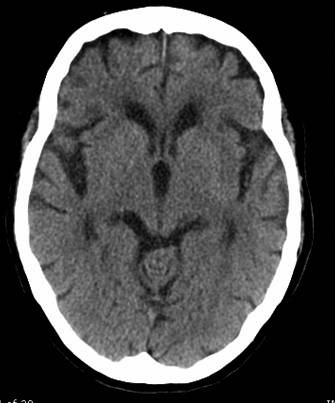
%> input picture b242/ZSL/LAB/01/ct_brain.jpg, 335 x 403 px
$ octave lab01.m   (GNU Octave 9; MATLAB toolbox functions it lacks are replaced by stand-ins)
%> lines starting %> are read from the running program, lines starting %| are printed output that depends on the picture; in (x1, y1, x2, y2) boxes, pixels count from 0 and x2, y2 are one past the last pixel; in counts of white or black regions, pixels touching at a corner belong together; the program's own positions count from 1
### b242/ZSL/LAB/01/res/my_ttest2.m
function [h, p] = my_ttest2(x1, x2, alpha)
    n1 = length(x1);
    n2 = length(x2);

    s1 = std(x1);
    s2 = std(x2);

    sp = sqrt(((n1 - 1) * s1^2 + (n2 - 1) * s2^2) / (n1 + n2 - 2));

    mu1 = mean(x1);
    mu2 = mean(x2);

    t = (mu1 - mu2) / (sp * sqrt(1/n1 + 1/n2));

    df = n1 + n2 - 2;

    p = 2*(min([cdf('T',t,df), 1-cdf('T',t,df)]));

    h = double(p < alpha);

### b242/ZSL/LAB/01/lab01.m
%% 1 Introduction to Matlab

img = imread("ct_brain.jpg");
%> img is the input picture: size 403x335 uint8; min 0, max 255, mean 76.7
figure
histogram(img)
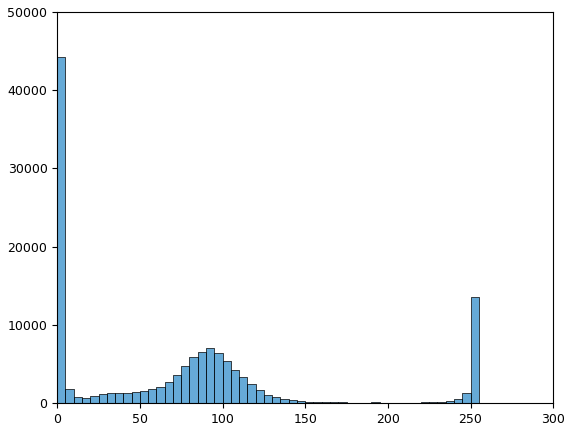
%> figure redrawn from the program's plot data; tallest bar 44197 high, from x = 0 to 5

im_skull = ones(size(img)) * 255;
im_skull(img < 200) = 0;
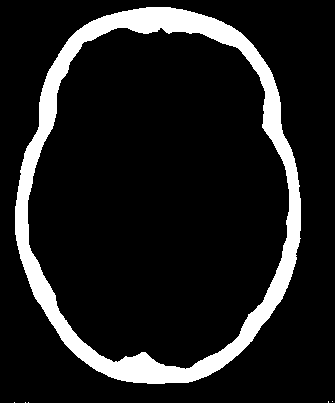
%> im_skull: size 403x335 double; 12.1% white; 6 white regions (5 under 20 px), largest, box (x1, y1, x2, y2) and area: (15, 7, 301, 384) 16310
figure
imshow(im_skull);

im_brain = ones(size(img)) * 255;
im_brain(img < 50) = 0;
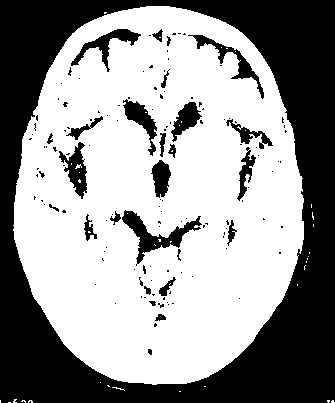
%> im_brain: size 403x335 double; 59.2% white; 137 black regions (110 under 20 px), largest, box (x1, y1, x2, y2) and area: (0, 0, 335, 403) 47563, (122, 210, 202, 266) 1206, (71, 29, 141, 72) 757
im_brain(img > 200) = 0;
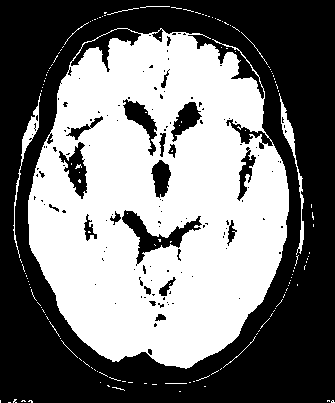
%> im_brain: size 403x335 double; 47.2% white; 144 white regions (135 under 20 px), largest, box (x1, y1, x2, y2) and area: (28, 28, 289, 369) 61881, (279, 93, 304, 255) 589, (13, 93, 41, 258) 511
figure
imshow(im_brain)

gaussfilt = fspecial('gaussian',15,5);
im_filt = conv2(gaussfilt,img);
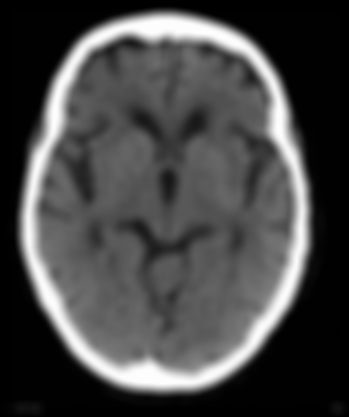
%> im_filt: size 417x349 double; min 0.00119, max 253.8, mean 71.1
figure
histogram(im_filt)
%> figure, not shown here; tallest bar 48291 high, from x = 0 to 5

im_brain = ones(size(im_filt)) * 255;
im_brain(im_filt < 20) = 0;
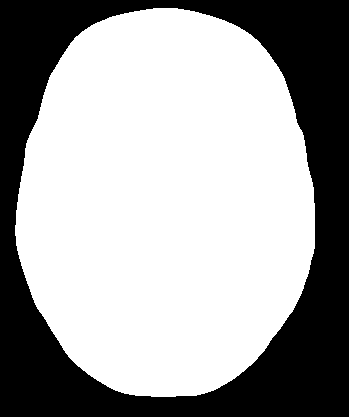
%> im_brain: size 417x349 double; 63.8% white; 1 black region, box (x1, y1, x2, y2) and area: (0, 0, 349, 417) 52680
im_brain(im_filt > 120) = 0;
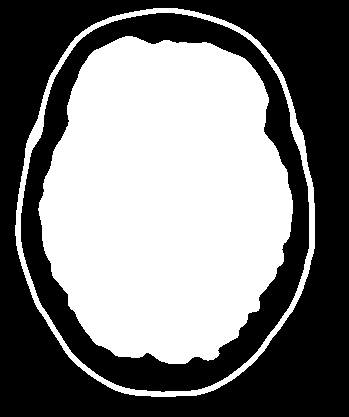
%> im_brain: size 417x349 double; 48.5% white; 2 white regions, box (x1, y1, x2, y2) and area: (38, 36, 293, 364) 64383, (15, 8, 315, 397) 6177
figure
imshow(im_brain)
%% 2 Hypothesis testing
n1 = 47;
n2 = 43;
mu1 = 7;
mu2 = 11;
sigma1 = 5;
sigma2 = 4;

% generate two random samples taken from normal distributions with different parameters
x1 = sigma1 * randn([n1 1]) + mu1;
x2 = sigma2 * randn([n2 1]) + mu2;

% compute the test statistics
t_obs = (mean(x1) - mean(x2))/sqrt((std(x1)/sqrt(n1))^2 + (std(x2)/sqrt(n2))^2);

% compute degrees of freedom
df = floor((var(x1)/n1 + var(x2)/n2)^2/(((var(x1)^2)/(n1^2*(n1-1))) + ((var(x2)^2)/(n2^2*(n2-1)))));

% estimate p-value
2*(min([cdf('T',t_obs,df), 1-cdf('T',t_obs,df)]))

% compare the value to the Matlab ttest2 function for two sample Welch's t test
[h, p] = ttest2(x1,x2)

[hm, pm] = my_ttest2(x1, x2, 0.05)

%% 3 Multiple comparison
%> (the run ends here)
